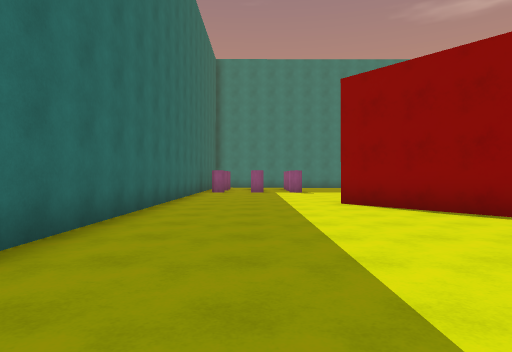
View 1 (above)

20 first-person views from a walk through a 3-D level made in the Unity game engine. The camera is 1.3 m above the floor, looks level and sees 75° across. The floor is counted in squares, 2 m on a side. Each view is taken from the middle of a square. On the plan, view 1 faces up. The plan holds only what a view shows up to about 10 squares ahead; the rest is blank. The player character is not drawn. Some animated figures are not drawn.

View 2
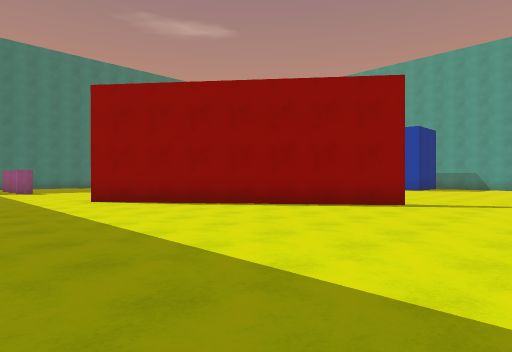

View 3
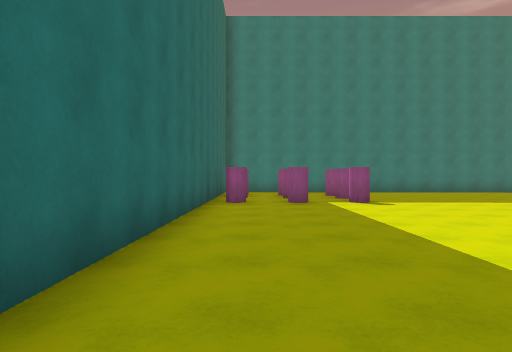

View 4
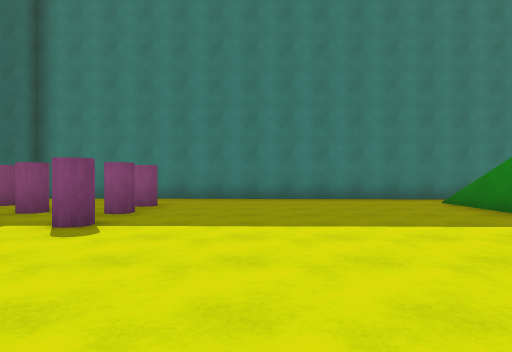

View 5
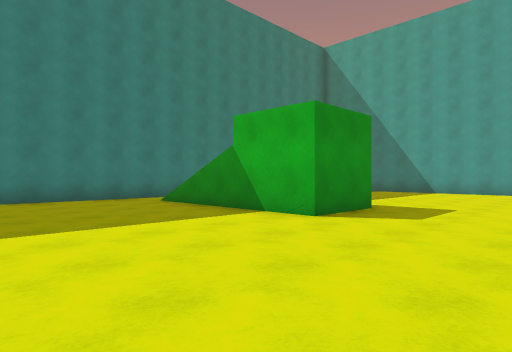

View 6
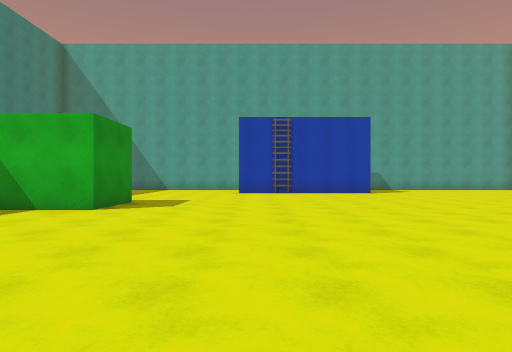

View 7
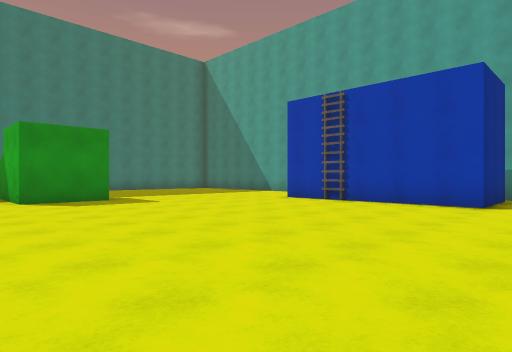

View 8
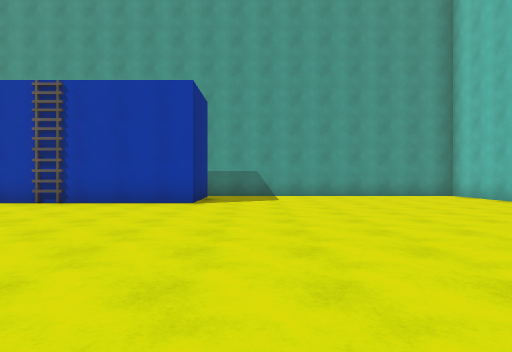

View 9
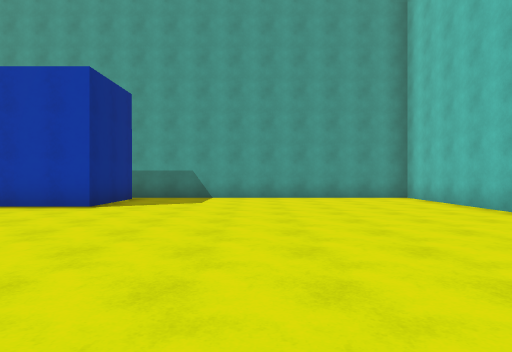

View 10
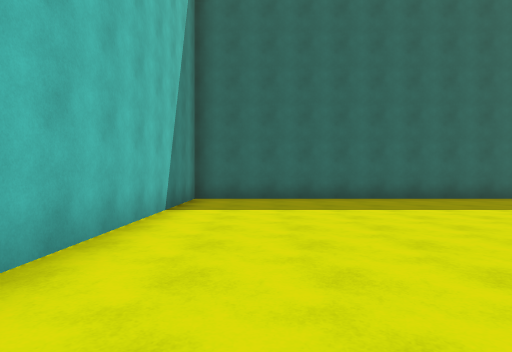

View 11
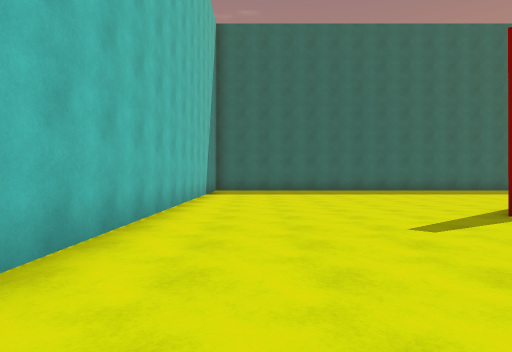

View 12
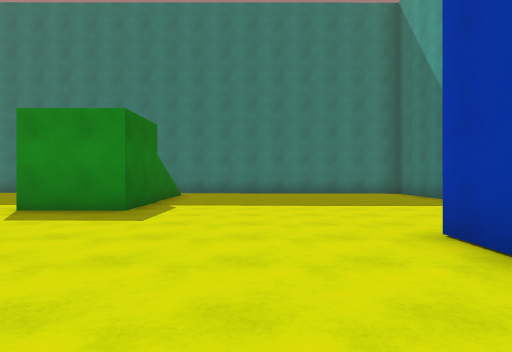

View 13
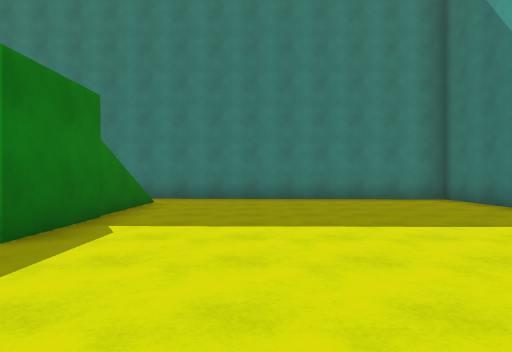

View 14
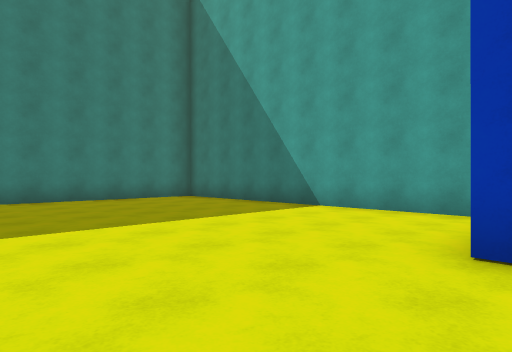

View 15
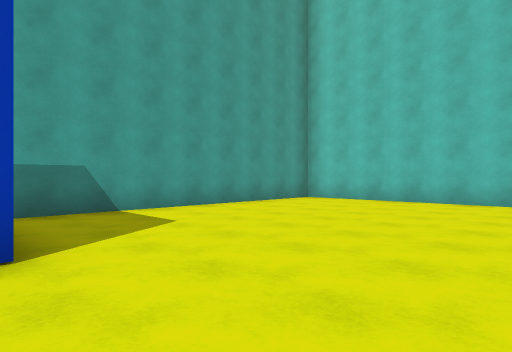

View 16
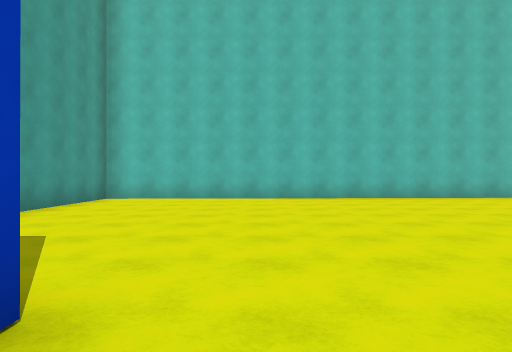

View 17
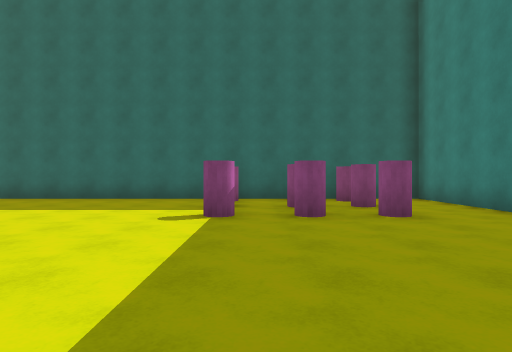

View 18
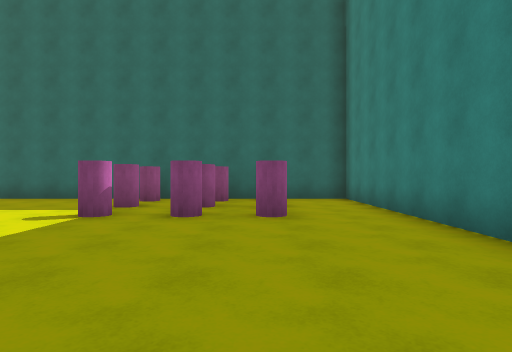

View 19
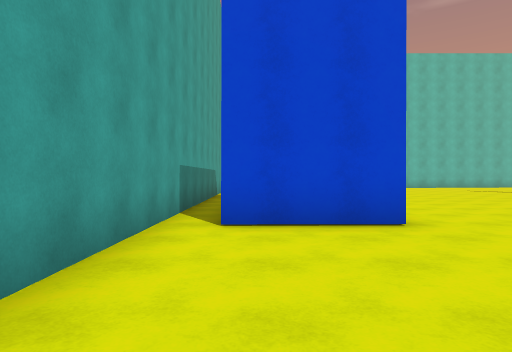

View 20
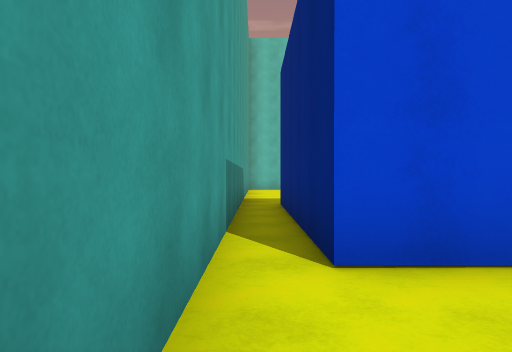

### Floor plan
Points are (right, up) in squares from view 1. A wall is a line through its corners. A room is listed if a view was taken in it or the views show most of it. See-through windows are left out.
Room 1 (views 1, 2, 3, 4, 5, 6, 7, 8, 9, 10, 11, 12, 13, 14, 15, 16, 17, 18, 19, 20)
walls: (6.8, 1.9) (2, 8); (15, 9.7) (17.4, 9.7) (17.4, 4.5) (15, 4.5) (15, 9.7); (10.6, 14.9) (10.6, 12.2) (8.6, 12.2) (8.6, 14.2); (-2.2, 18.5) (-2.2, -3.7) (18.3, -3.7) (18.3, 18.5) (-2.2, 18.5)
objects: pink cylinder (-2, 13); pink cylinder (-2, 16); pink cylinder (-1, 15); pink cylinder (0, 13); pink cylinder (0, 15); pink cylinder (0, 16); pink cylinder (2, 13); pink cylinder (2, 15); pink cylinder (2, 16)

Positions as (right, up) in squares from view 1, and headings:
1: (0, 0), facing up
2: (-1, -1), facing up-right
3: (-1, 5), facing up
4: (4, 9), facing up
5: (4, 9), facing up-right
6: (2, 9), facing right
7: (7, 3), facing up-right
8: (7, 3), facing right
9: (8, 1), facing right
10: (7, -2), facing left
11: (12, -2), facing left
12: (13, 6), facing up
13: (13, 9), facing up
14: (12, 9), facing up-right
15: (12, 5), facing down-right
16: (14, 6), facing down
17: (7, 14), facing left
18: (7, 16), facing left
19: (17, 14), facing down
20: (18, 12), facing down
